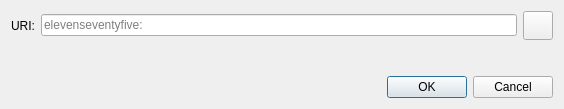
<?xml version="1.0" encoding="UTF-8"?>
<ui version="4.0">
 <class>OpenURIDialog</class>
 <widget class="QDialog" name="OpenURIDialog">
  <property name="geometry">
   <rect>
    <x>0</x>
    <y>0</y>
    <width>564</width>
    <height>109</height>
   </rect>
  </property>
  <property name="windowTitle">
   <string>Open elevenseventyfive URI</string>
  </property>
  <layout class="QVBoxLayout" name="verticalLayout">
   <item>
    <layout class="QHBoxLayout" name="horizontalLayout">
     <item>
      <widget class="QLabel" name="label">
       <property name="text">
        <string>URI:</string>
       </property>
      </widget>
     </item>
     <item>
      <widget class="QValidatedLineEdit" name="uriEdit">
       <property name="placeholderText">
        <string notr="true">elevenseventyfive:</string>
       </property>
      </widget>
     </item>
     <item>
      <widget class="QToolButton" name="pasteButton">
       <property name="toolTip">
        <string extracomment="Tooltip text for button that allows you to paste an address that is in your clipboard.">Paste address from clipboard</string>
       </property>
       <property name="text">
        <string/>
       </property>
       <property name="icon">
        <iconset resource="../elevenseventyfive.qrc">
         <normaloff>:/icons/editpaste</normaloff>:/icons/editpaste
        </iconset>
       </property>
       <property name="iconSize">
        <size>
         <width>22</width>
         <height>22</height>
        </size>
       </property>
      </widget>
     </item>
    </layout>
   </item>
   <item>
    <spacer name="verticalSpacer">
     <property name="orientation">
      <enum>Qt::Vertical</enum>
     </property>
     <property name="sizeHint" stdset="0">
      <size>
       <width>20</width>
       <height>40</height>
      </size>
     </property>
    </spacer>
   </item>
   <item>
    <widget class="QDialogButtonBox" name="buttonBox">
     <property name="orientation">
      <enum>Qt::Horizontal</enum>
     </property>
     <property name="standardButtons">
      <set>QDialogButtonBox::Cancel|QDialogButtonBox::Ok</set>
     </property>
    </widget>
   </item>
  </layout>
 </widget>
 <customwidgets>
  <customwidget>
   <class>QValidatedLineEdit</class>
   <extends>QLineEdit</extends>
   <header>qt/qvalidatedlineedit.h</header>
  </customwidget>
 </customwidgets>
 <resources/>
 <connections>
  <connection>
   <sender>buttonBox</sender>
   <signal>accepted()</signal>
   <receiver>OpenURIDialog</receiver>
   <slot>accept()</slot>
   <hints>
    <hint type="sourcelabel">
     <x>248</x>
     <y>254</y>
    </hint>
    <hint type="destinationlabel">
     <x>157</x>
     <y>274</y>
    </hint>
   </hints>
  </connection>
  <connection>
   <sender>buttonBox</sender>
   <signal>rejected()</signal>
   <receiver>OpenURIDialog</receiver>
   <slot>reject()</slot>
   <hints>
    <hint type="sourcelabel">
     <x>316</x>
     <y>260</y>
    </hint>
    <hint type="destinationlabel">
     <x>286</x>
     <y>274</y>
    </hint>
   </hints>
  </connection>
 </connections>
</ui>
